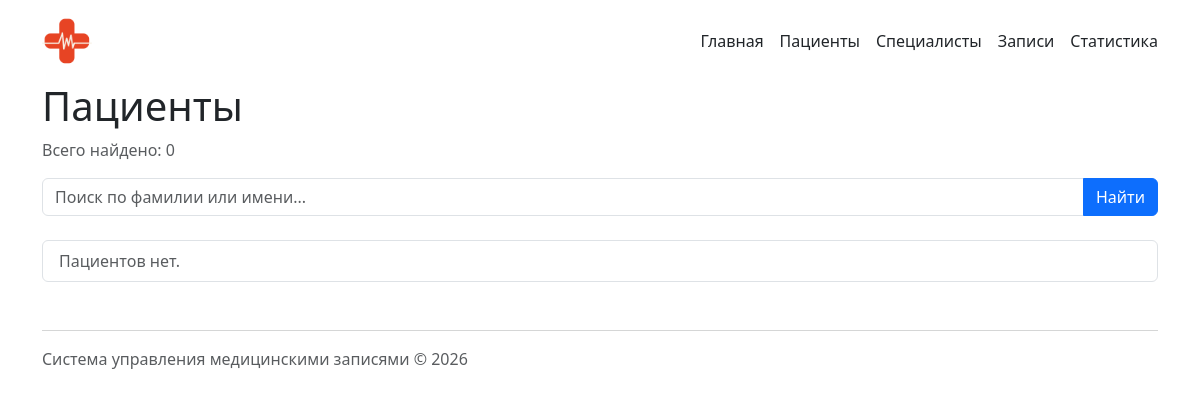
The app's page /patients/, older data.
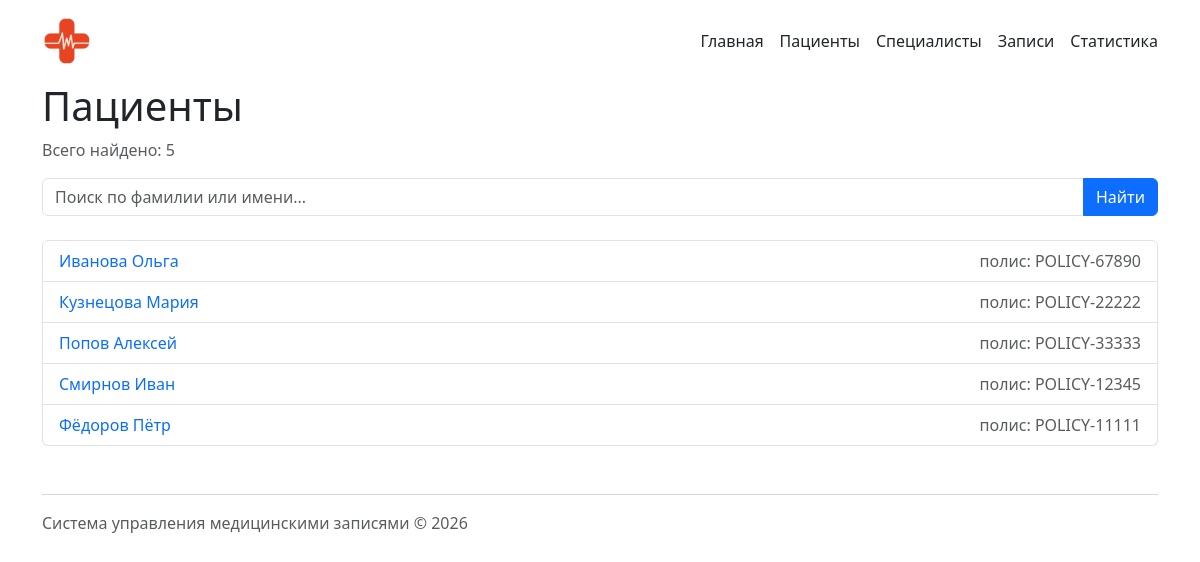
The same page, newer data.
### patients/models.py (models this page shows, shortened)
class Patient(models.Model):
    first_name = models.CharField(max_length=100, verbose_name="Имя")
    last_name = models.CharField(max_length=100, verbose_name="Фамилия")
    birth_date = models.DateField(verbose_name="Дата рождения")
    phone = models.CharField(max_length=20, verbose_name="Телефон")
    email = models.EmailField(verbose_name="Email")
    insurance_policy = models.CharField(max_length=50, unique=True, verbose_name="Полис")
    address = models.TextField(blank=True, null=True, verbose_name="Адрес")
    class Meta:
        verbose_name = "Пациент"
        verbose_name_plural = "Пациенты"

### patients/views.py (the view)
# urls.py: path('patients/', include('patients.urls')),
def patients(request: HttpRequest) -> HttpResponse:
    patients_list = Patient.objects.all().order_by('last_name')
    query = request.GET.get('q', '').strip()
    if query:
        patients_list = patients_list.filter(
            Q(last_name__icontains=query) | Q(first_name__icontains=query)
        )
    paginator = Paginator(patients_list, 10)
    page_number = request.GET.get('page')
    page_obj = paginator.get_page(page_number)
    context = {
        'patients': page_obj,
        'total_count': patients_list.count(),
        'search_query': query,
    }
    return render(request, 'patients/patient_list.html', context)

### patients/templates/patients/patient_list.html (shortened to what this page needs)
{% extends "base.html" %}
{% block content %}
<h1>Пациенты</h1>
<p class="text-muted">Всего найдено: {{ total_count }}</p>
<form method="get" class="mb-4">
    <div class="input-group">
        <input type="text" name="q" class="form-control"
               placeholder="Поиск по фамилии или имени..."
               value="{{ search_query }}">
        <button class="btn btn-primary" type="submit">Найти</button>
    </div>
</form>
<ul class="list-group">
    {% for patient in patients %}
    <li class="list-group-item d-flex justify-content-between">
        <a href="{% url 'patients:detail' patient.id %}">
            {{ patient.last_name }} {{ patient.first_name }}
        </a>
        <span class="text-muted">
            полис: {{ patient.insurance_policy }}
        </span>
    </li>
    {% empty %}
    <li class="list-group-item text-muted">
        {% if search_query %}
            По запросу "{{ search_query }}" ничего не найдено.
        {% else %}
            Пациентов нет.
        {% endif %}
    </li>
    {% endfor %}
</ul>
{% endblock %}

### templates/base.html (shortened to what this page needs)
{% load static %}
<!DOCTYPE html>
<html lang="ru">
<head>
    <link
        href="https://cdn.jsdelivr.net/npm/bootstrap@5.3.3/dist/css/bootstrap.min.css"
        rel="stylesheet"
    >
    <link rel="stylesheet" href="{% static 'homepage/css/style.css' %}">
</head>
<body>
{% include "includes/header.html" %}
<main class="container">
    {% block content %}{% endblock %}
</main>
<footer class="container text-muted mt-5 mb-3">
    <hr>
    <p>Система управления медицинскими записями © 2026</p>
</footer>
</body>
</html>

### templates/includes/header.html
{% load static %}
<header class="container mt-3 mb-3">
    <div class="d-flex align-items-center justify-content-between">
        <a href="{% url 'homepage:index' %}">
            <img src="{% static 'homepage/img/logo.png' %}"
                 alt="Логотип Медзаписи"
                 class="medical-logo">
        </a>
        {% include "includes/navigation.html" %}
    </div>
</header>

### templates/includes/navigation.html
<nav class="d-flex gap-3">
    <a class="nav-link" href="{% url 'homepage:index' %}">Главная</a>
    <a class="nav-link" href="{% url 'patients:list' %}">Пациенты</a>
    <a class="nav-link" href="{% url 'specialists:list' %}">Специалисты</a>
    <a class="nav-link" href="{% url 'appointments:list' %}">Записи</a>
    <a class="nav-link" href="{% url 'appointments:statistics' %}">Статистика</a>
</nav>

### homepage/static/homepage/css/style.css (style rules this page uses)
.medical-logo { max-width: 50px; height: 50px; }
.list-group-item a { text-decoration: none; color: #0d6efd; }

Row changes from the older to the newer data that the page shows:
added Patient: last_name "Иванова", first_name "Ольга", insurance_policy "POLICY-67890"
added Patient: last_name "Кузнецова", first_name "Мария", insurance_policy "POLICY-22222"
added Patient: last_name "Попов", first_name "Алексей", insurance_policy "POLICY-33333"
added Patient: last_name "Смирнов", first_name "Иван", insurance_policy "POLICY-12345"
added Patient: last_name "Фёдоров", first_name "Пётр", insurance_policy "POLICY-11111"
Text that changed along with them:
{{ total_count }}: "0" → "5"
text no longer shown: "Пациентов нет."
